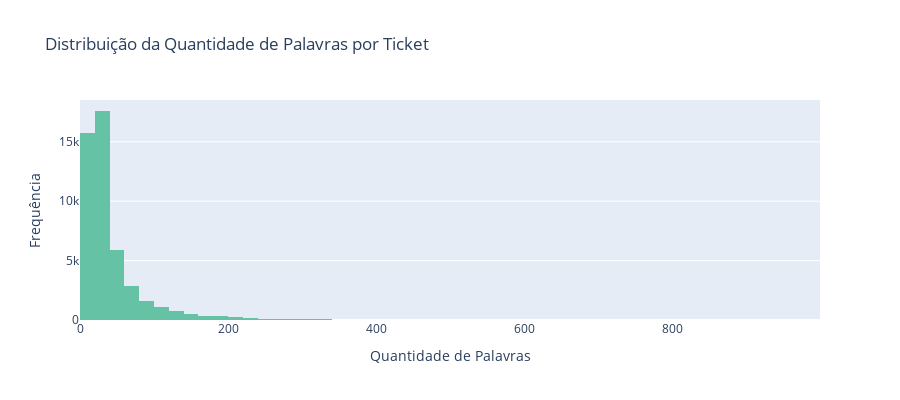

Notebook cell for this chart:
### Code cell
fig = px.histogram(
    df,
    x="word_count",
    nbins=50,
    title="Distribuição da Quantidade de Palavras por Ticket",
    color_discrete_sequence=["#66c2a5"]
)
fig.update_layout(
    xaxis_title="Quantidade de Palavras",
    yaxis_title="Frequência",
    height=400
)
fig.show()

### Figure 1 — Plotly figure (JSON) as saved in the notebook; plotly's stock layout.template omitted (floating-point values rounded to 4 significant figures; data arrays with more than 128 entries replaced by an {"elided": "..."} marker saying what was removed)
{"data": [{"bingroup": "x", "hovertemplate": "word_count=%{x}<br>count=%{y}<extra></extra>", "legendgroup": "", "marker": {"color": "#66c2a5", "pattern": {"shape": ""}}, "name": "", "nbinsx": 50, "orientation": "v", "showlegend": false, "type": "histogram", "x": {"elided": "47837 int values"}, "xaxis": "x", "yaxis": "y"}], "layout": {"barmode": "relative", "height": 400, "legend": {"tracegroupgap": 0}, "title": {"text": "Distribuição da Quantidade de Palavras por Ticket"}, "xaxis": {"anchor": "y", "domain": [0, 1], "title": {"text": "Quantidade de Palavras"}}, "yaxis": {"anchor": "x", "domain": [0, 1], "title": {"text": "Frequência"}}}}
